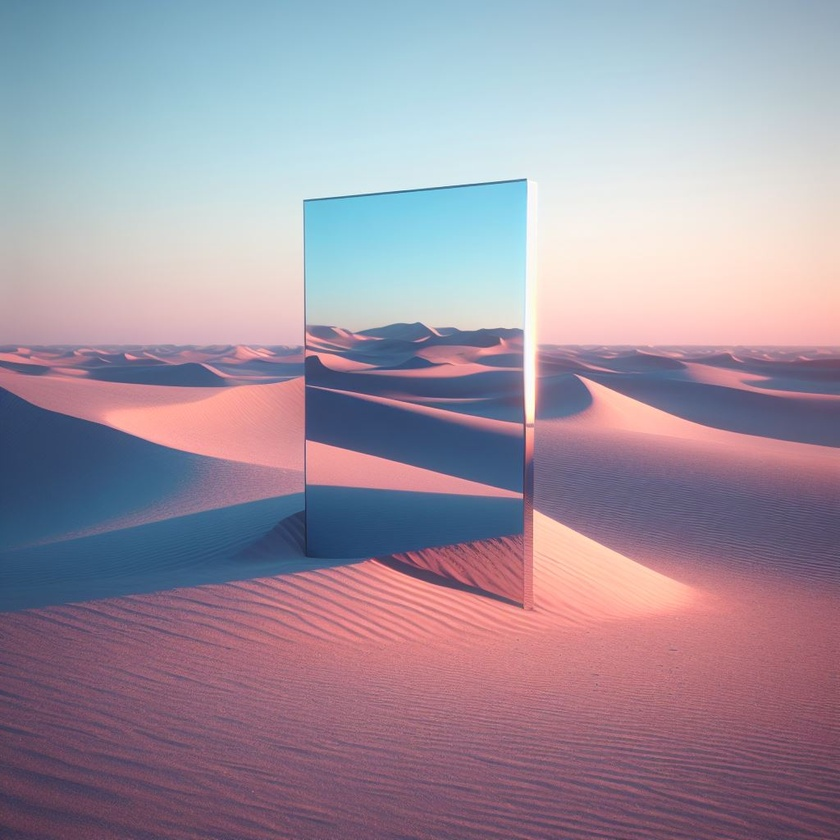
#> input picture img/img1.jpeg, 840 x 840 px, shrunk from 1024 x 1024 before the run
$ python load_images.py
#> lines starting #> are read from the running program, lines starting #| are printed output that depends on the picture
import cv2 as cv
import numpy as np
from matplotlib import pyplot as plt

#load the image
img1 = cv.imread('./img/img1.jpeg')
#> img1 is the input picture: shape (840, 840, 3); mean B, G, R 160.2, 145.7, 158.8
img2 = cv.imread('./img/img2.jpeg')
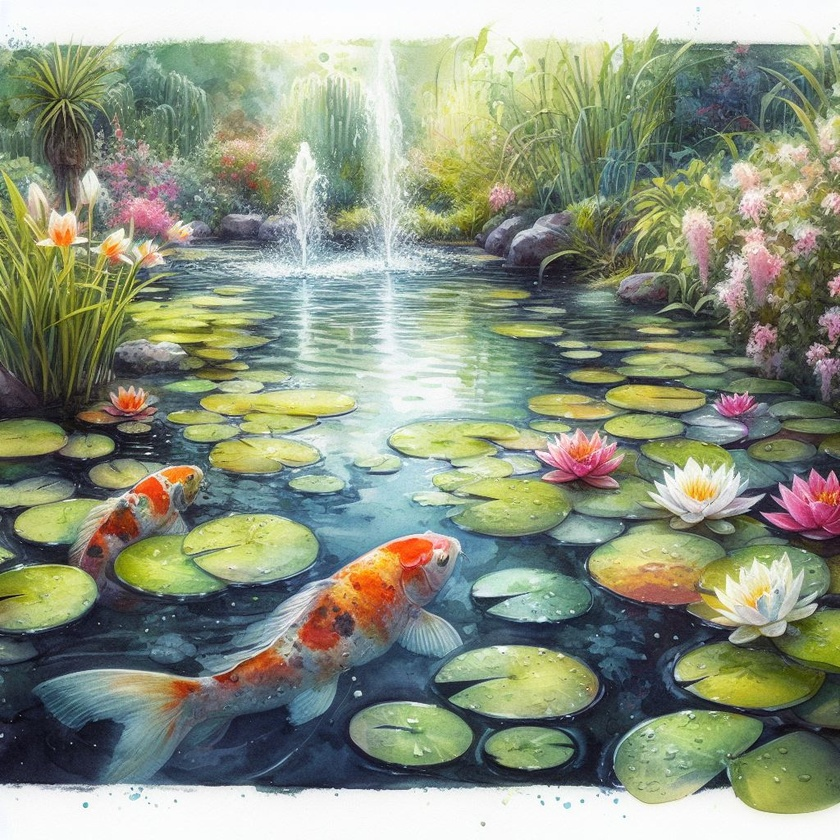
#> input picture img/img2.jpeg, 840 x 840 px, shrunk from 1024 x 1024 before the run
#> img2 is the input picture: shape (840, 840, 3); mean B, G, R 128.5, 148.3, 140.4
img3 = cv.imread('./img/img3.jpeg')
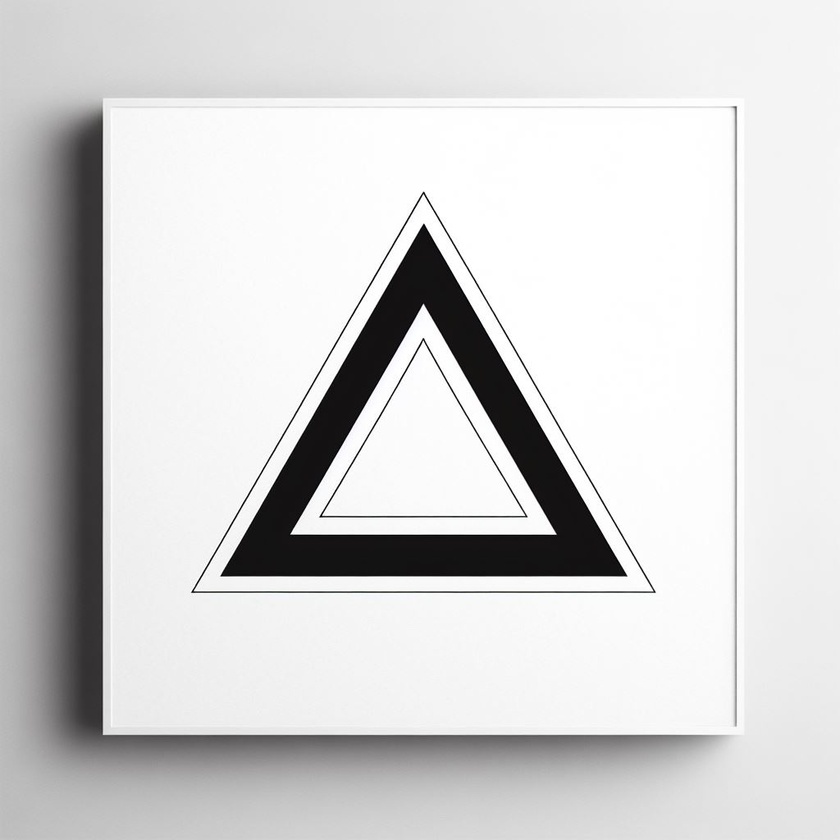
#> input picture img/img3.jpeg, 840 x 840 px, shrunk from 1024 x 1024 before the run
#> img3 is the input picture: shape (840, 840, 3); mean B, G, R 212, 211.9, 212.1
#switch color system from bgr to rgb
img1_rgb = img1[ : , : , ::-1]
img2_rgb = img2[ : , : , ::-1]
img3_rgb = img3[ : , : , ::-1]

#grid to show multiple images
plt.subplot(1,3,1)
#show image
plt.imshow(img1_rgb,'gray' ), plt.title('Image 1'), plt.subplots_adjust(wspace=1)

plt.subplot(1,3,2)
plt.imshow(img2_rgb,'gray'), plt.title('Image 2'), plt.subplots_adjust(wspace=1)

plt.subplot(1,3,3)
plt.imshow(img3_rgb,'gray'), plt.title('Image 3'), plt.subplots_adjust(wspace=1)


plt.show()
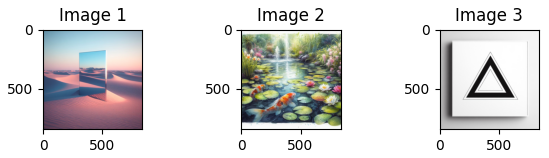
#> figure drawn by matplotlib, 3 panels
